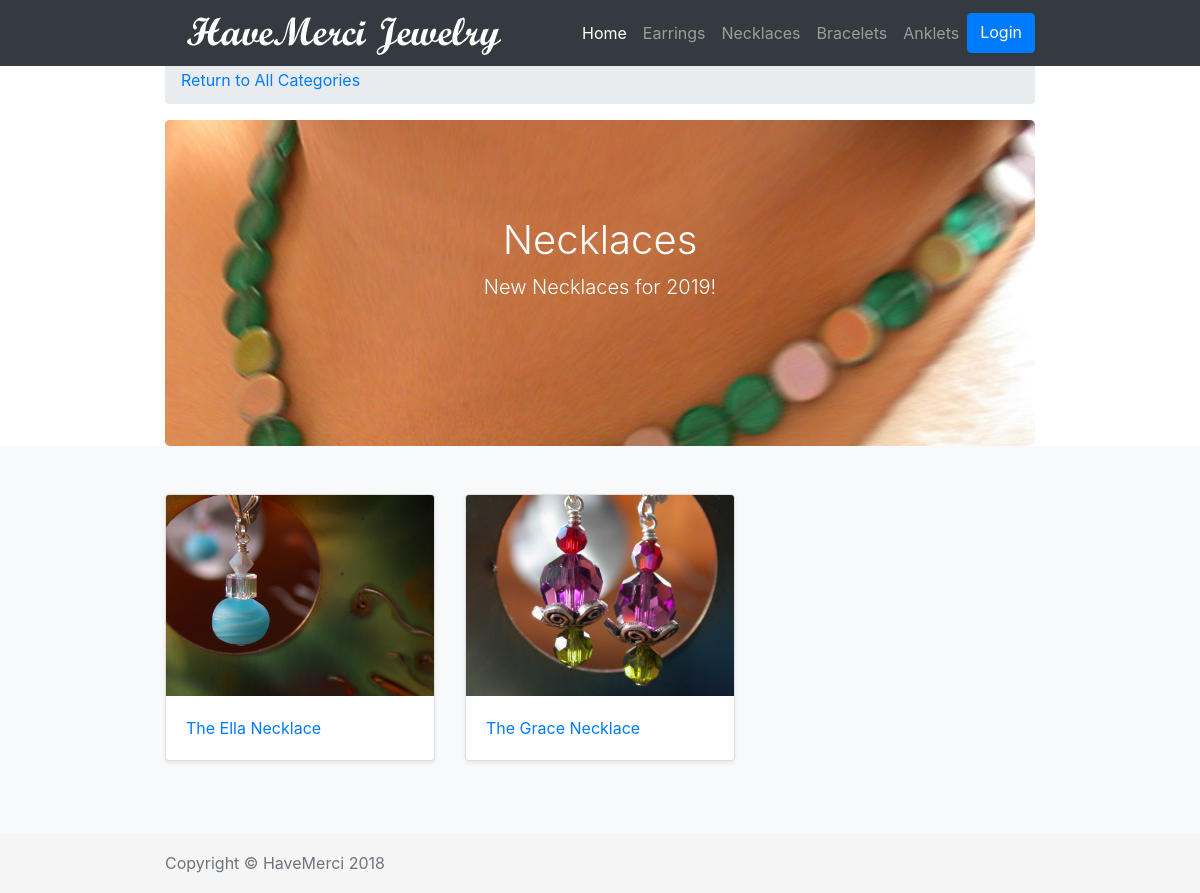
The app's page /Necklaces/, older data.
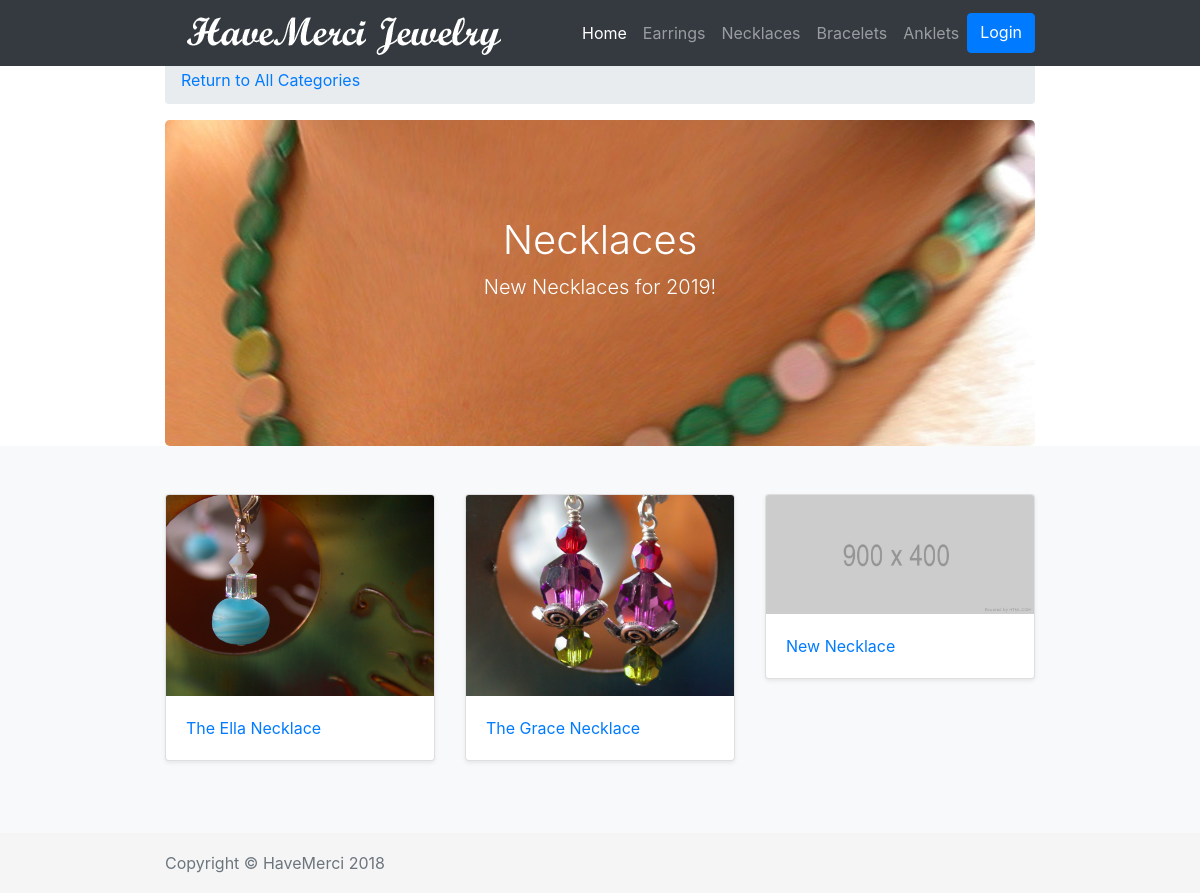
The same page, newer data.
### db_setup.py (models this page shows, shortened)
class Category(Base):
    __tablename__ = 'category'
    id = Column(Integer, primary_key=True)
    name = Column(String(250), nullable=False)
    description = Column(String(250))
    category_image = Column(String(80), nullable=False, default="700x400.png")
    user_id = Column(Integer, ForeignKey('user.id'))
    user = relationship(User)

class Jewelry(Base):
    __tablename__ = 'jewelry'
    id = Column(Integer, primary_key=True)
    name = Column(String(80), nullable=False)
    description = Column(String(250))
    status = Column(String(80)) # New item, on sale, etc
    price = Column(String(8))
    product_image = Column(String(80), nullable=False, default="default.jpg")
    category_id = Column(Integer, ForeignKey('category.id'))
    category = relationship(Category)
    user_id = Column(Integer, ForeignKey('user.id'))
    user = relationship(User)

### project.py (the view)
@app.route("/<string:category_name>/")
def categoryPage(category_name):
    category_name = category_name.title()
    category = session.query(Category).filter_by(name = category_name).first()
    items = session.query(Jewelry).filter_by(category = category)
    if 'username' not in login_session:
        return render_template('shop/publiccategory.html', category = category, items = items, categories = categories)
    else:
        creator = getUserInfo(category.user_id)
        user_name = login_session['username']
        return render_template('shop/category.html', user_name = user_name, category = category, items = items, categories = categories, creator= creator)

### templates/shop/publiccategory.html (shortened to what this page needs)
{% extends "shop/layout.html" %}
{% block content %}
{% include "shop/navbar.html" %}
<main role="main">
  <div class="container">
      <a class="breadcrumb" href="{{ url_for('home') }}">Return to All Categories</a>
      <section class="jumbotron text-center" style="background-image: url('{{ url_for('static',filename='img/categories/' + category.category_image) }}')">
        <h1 class="jumbotron-heading text-white">{{ category.name }}</h1>
        <p class="lead text-white">{{ category.description }}</p>
      </div>
  <div class="album py-5 bg-light">
      <div class="container">
              <div class="row">
                {% for item in items %}
                <div class="col-md-4">
                  <div class="card mb-4 shadow-sm">
                    <a href="{{ url_for('itemPage', category_name = category.name, item_id = item.id) }}">
                        <img class="card-img-top" src="{{ url_for('static',filename='img/items/' + item.product_image) }}" alt="">
                    </a>
                    <div class="card-body">
                      <p class="card-text">
                        <a href="{{ url_for('itemPage', category_name = category.name, item_id = item.id) }}">{{ item.name }}</a>
                      </p>
                    </div>
                  </div>
                </div>
                {% endfor %}
              </div>
      </div>
  </div>
</main>
{% endblock content %}

### templates/shop/layout.html (shortened to what this page needs)
<!DOCTYPE html>
<html lang="en">
  <head>
    <link rel="stylesheet" href="{{ url_for('static', filename='css/bootstrap.min.custom.css') }}">
    <link rel="stylesheet" href="{{ url_for('static', filename='css/shop.css') }}">
    <link href="{{ url_for('static', filename='css/album.css') }}" rel="stylesheet">
    <link href="{{ url_for('static', filename='css/sticky-footer.css') }}" rel="stylesheet">
  </head>
  <body>
    {% block content %}{% endblock %}
    <footer class="footer">
      <div class="container">
        <span class="text-muted">Copyright &copy; HaveMerci 2018</span>
      </div>
    </footer>
  </body>
</html>

### templates/shop/navbar.html (shortened to what this page needs)
    <nav class="navbar fixed-top navbar-expand-lg navbar-dark bg-dark fixed-top">
            <div class="container">
              <a href="{{ url_for('home') }}"><img src="{{ url_for('static', filename='img/havemerci.png') }}"></a>
              <div class="collapse navbar-collapse" id="navbarResponsive">
                <ul class="navbar-nav ml-auto">
                  <li class="nav-item active">
                    <a class="nav-link" href="{{ url_for('home') }}">Home</a>
                  </li>
                  {% for category in categories %}
                  <li class="nav-item"><a class="nav-link" href="{{ url_for('categoryPage', category_name = category.name) }}">{{ category.name }}</a></li>
                  {% endfor %}
                    {%if 'username' not in session %}
                        <a class="btn btn-primary" href="{{url_for('showLogin')}}">Login </a>
                    {% else %}
                        <a class="btn btn-primary" href="{{url_for('logoff')}}">Logout </a>
                    {% endif %}
                </ul>
              </div>
            </div>
          </nav>

### static/css/shop.css (style rules this page uses)
body { padding-top: 54px; }
@media (min-width: 992px) { body { padding-top: 56px; } }
.card-img-top { width: 100%; border-top-left-radius: calc(.25rem - 1px); border-top-right-radius: calc(.25rem - 1px) }

### static/css/album.css (style rules this page uses)
:root { --jumbotron-padding-y: 3rem; }
.jumbotron { padding-top: var(--jumbotron-padding-y); padding-bottom: var(--jumbotron-padding-y); margin-bottom: 0; background-color: #fff; background: no-repeat; }
@media (min-width: 768px) { .jumbotron { padding-top: calc(var(--jumbotron-padding-y) * 2); padding-bottom: calc(var(--jumbotron-padding-y) * 3); } }
.jumbotron p:last-child { margin-bottom: 0; }
.jumbotron-heading { font-weight: 300; }

### static/css/sticky-footer.css (style rules this page uses)
html { position: relative; min-height: 100%; }
body { margin-bottom: 60px; }
.footer { position: absolute; bottom: 0; width: 100%; height: 60px; line-height: 60px; background-color: #f5f5f5; }

Row changes from the older to the newer data that the page shows:
added Jewelry: product_image (placeholder picture), name "New Necklace"
